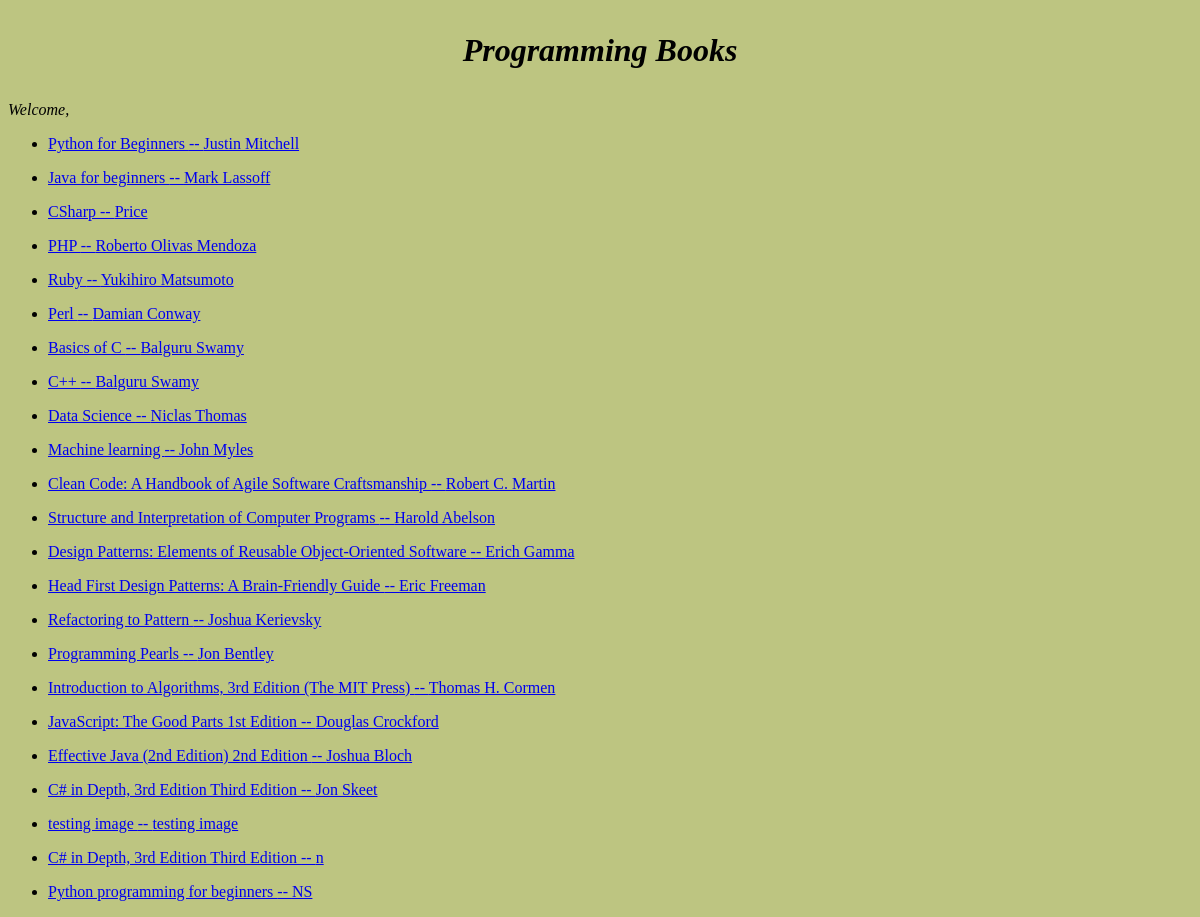
The app's page /edit_list/, older data.
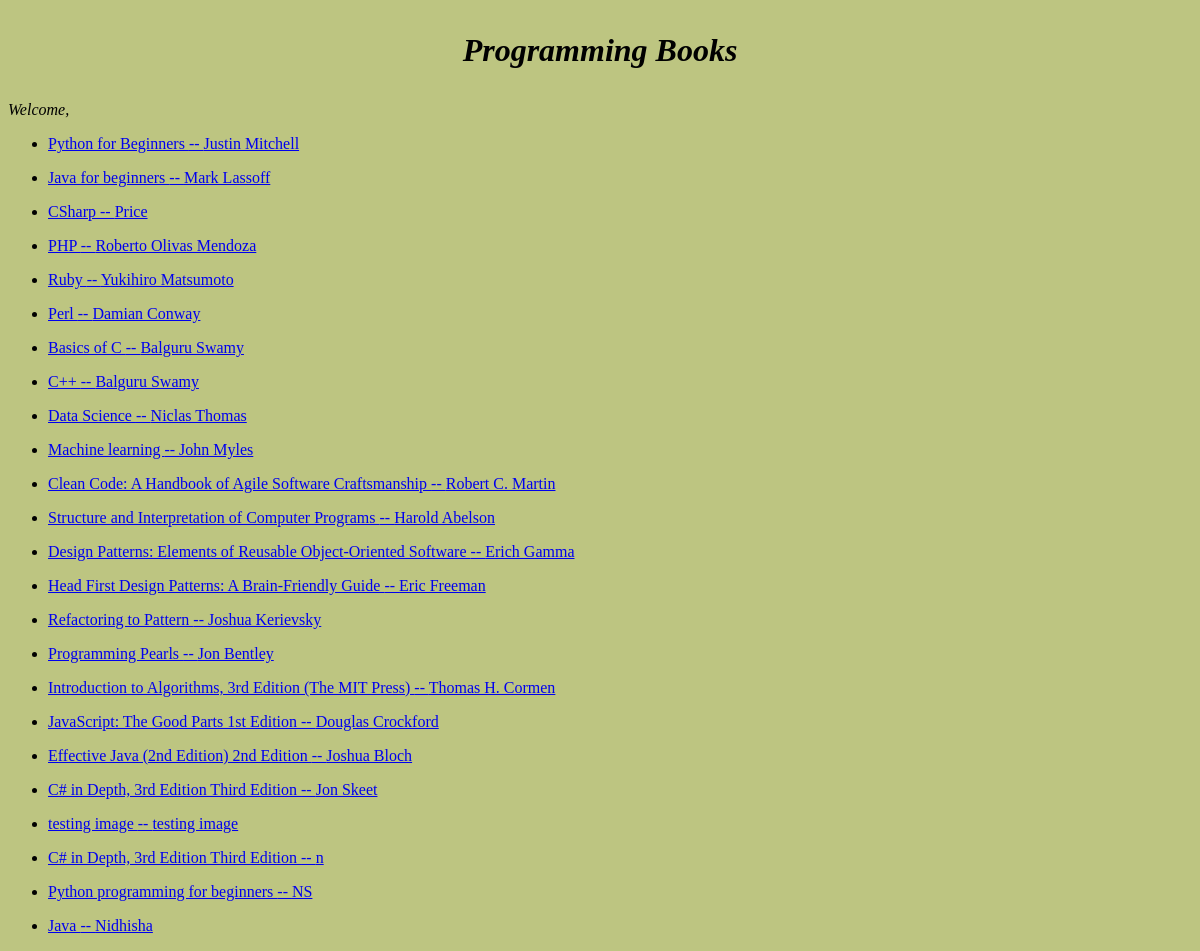
The same page, newer data.
### books/models.py (models this page shows, shortened)
class Book(models.Model):
	book_title = models.CharField(max_length=100)
	book_author = models.CharField(max_length=50)
	book_description=models.TextField(blank=True, null=True)
	book_image = models.ImageField(upload_to='images/', blank=False)
	def go_to_link_edit(self):
		return f"/edit/{self.id}/"

### books/views.py (the view)
# urls.py: path('edit_list/', edit_list_view),
def edit_list_view(request):
	queryset=Book.objects.all()
	context={
	'context_qs': queryset
	}
	return render(request, 'edit_list_view.html', context)

### templates/edit_list_view.html
{% extends 'basic.html' %}
{% block content %}
{% for x in context_qs %}
<ul>
	<li><a href="{{ x.go_to_link_edit }}"> {{ x.book_title }} -- {{ x.book_author }} <br/></li>
</ul>
{% endfor %}
{% endblock %}

Row changes from the older to the newer data that the page shows:
added Book: book_title "Java", book_author "Nidhisha"
